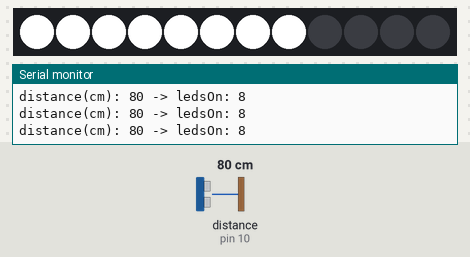
Bench run of a sketch on a simulated Arduino Uno, built with avr-gcc and run on an emulated ATmega328P. Shown: 12 RGB LEDs in strip order, left to right, the last lines printed to the serial monitor. The test bench sets the inputs (shaded band); at power-on: distance to the obstacle (sensor on pin 10) 80 cm.

Above: at 1.2 s.
1.3 s: distance to the obstacle (sensor on pin 10) set to 2 cm
At 2.5 s:
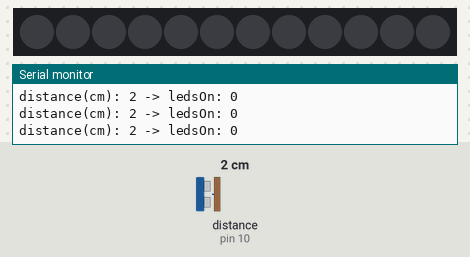
2.8 s: distance to the obstacle (sensor on pin 10) set to 299 cm
At 3.9 s:
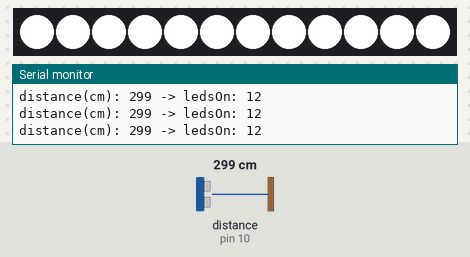
4.3 s: distance to the obstacle (sensor on pin 10) set to 123 cm
7.3 s: distance to the obstacle (sensor on pin 10) set to 114 cm
At 8.0 s:
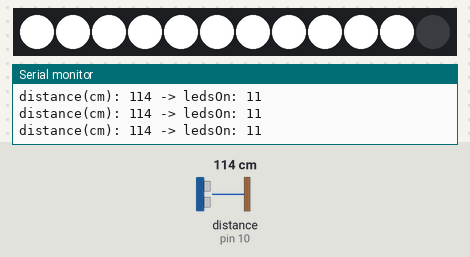
8.9 s: distance to the obstacle (sensor on pin 10) set to 4 cm
At 9.5 s:
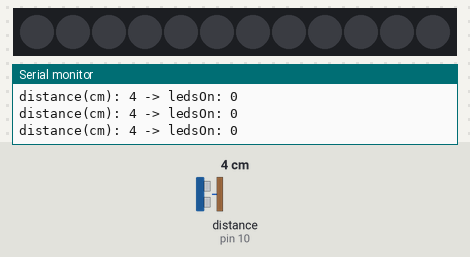
10.4 s: distance to the obstacle (sensor on pin 10) set to 250 cm
At 10.9 s:
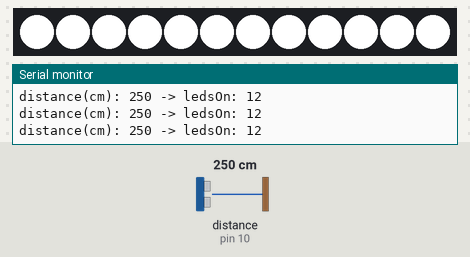
Timing chart, 0 to 12.9 s (numbered marks = the images above; inputs shaded):
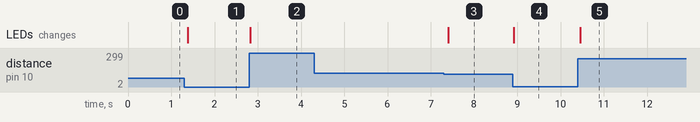

Measured:
- the behaviour switches between 120 and 119 cm on distance to the obstacle (sensor on pin 10) (found by bisection; images 2 and 3)
- after the input at 1.3 s, the LEDs: change after 0.08 s (image 1)
- after the input at 2.8 s, the LEDs: change at once (image 2)
- after the input at 7.3 s, the LEDs: change after 0.11 s (image 3)
- after the input at 8.9 s, the LEDs: change at once (image 4)
- after the input at 10.4 s, the LEDs: change after 0.06 s (image 5)

The sketch:

9-ultrasonic-led-bar.ino
```cpp
// Exercice 9 : ultrason et LEDs (0..12 LEDs blanches proportionnelles a la distance)

#include "MeAuriga.h"
#include "Wire.h"

const int Nled = 12;
const int maxDistanceCm = 120;

MeRGBLed led(0, Nled);
MeUltrasonicSensor ultrasound(10);

void setup() {
  Serial.begin(9600);
  led.setpin(44);
  led.setColor(0, 0, 0, 0);
  led.show();
}

void loop() {
  int distanceCm = ultrasound.distanceCm();
  int clampedDistance = constrain(distanceCm, 0, maxDistanceCm);
  int ledsOn = map(clampedDistance, 0, maxDistanceCm, 0, Nled);

  led.setColor(0, 0, 0, 0);
  for (int i = 1; i <= ledsOn; i++) {
    led.setColor(i, 255, 255, 255);
  }
  led.show();

  Serial.print("distance(cm): ");
  Serial.print(distanceCm);
  Serial.print(" -> ledsOn: ");
  Serial.println(ledsOn);

  delay(100);
}
```
